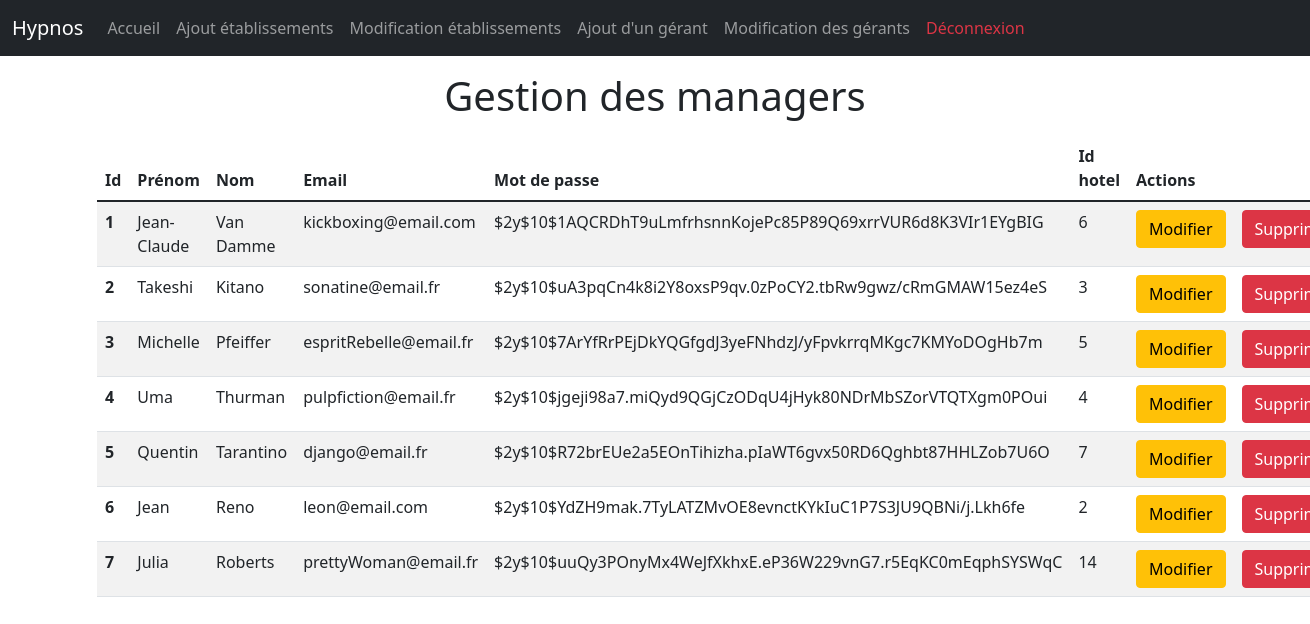
Page /back/gestionManager (signed in) on the committed database.
### tables this page shows
CREATE TABLE manager (
	id	INT NOT NULL PRIMARY KEY AUTO_INCREMENT,
	prenom	VARCHAR(150) NOT NULL ,
	nom	VARCHAR(150) NOT NULL,
	email	VARCHAR(150) NOT NULL,
	password	VARCHAR(150) NOT NULL,
	manager_hotel	INT,
	FOREIGN KEY(manager_hotel) REFERENCES hotels(hotel_id)
);

### models/Model.php (called while the page is built, shortened)
<?php
abstract class Model
{
  private static $pdo;
  protected function getBdd()
  {
    try {
        self::$pdo = new PDO('mysql:host=mysql-hypnoshernandez.alwaysdata.net;dbname=hypnoshernandez_mysql', '266471', 'Maelys030609', array(
        PDO::ATTR_ERRMODE => PDO::ERRMODE_EXCEPTION
      ));
      return self::$pdo;
    } catch (Exception $e) {
      echo "Impossible d'accéder à la base de données : " . $e->getMessage();
      die();
    }
  }
}

### models/front/Api.manager.php (called while the page is built, shortened)
<?php
require_once 'models/Model.php';
class APIManager extends Model
{
  public function getDBManagers(){
    $req ="SELECT * FROM manager";
    $stmt= $this->getBdd()->prepare($req);
    $stmt->execute();
    $managers = $stmt->fetchAll(PDO::FETCH_ASSOC);
    return $managers;
  }
}

### views/gestionManager.view.php (the view, shortened to what this page needs)
<table class="table table-striped">
  <thead>
    <tr>
      <th scope="col">Id</th>
      <th scope="col">Prénom</th>
      <th scope="col">Nom</th>
      <th scope="col">Email</th>
      <th scope="col">Mot de passe</th>
      <th scope="col">Id hotel</th>
      <th scope="col" colspan="2">Actions</th>
    </tr>
  </thead>
  <tbody>
    <?php foreach ($managers as $manager) : ?>
      <?php if(empty($_POST['id']) || $_POST['id'] != $manager['id']) : ?>
      <tr>
        <th scope="row"><?= $manager['id'] ?></th>
        <td><?= $manager["prenom"] ?></td>
        <td><?= $manager["nom"] ?></td>
        <td><?= $manager["email"] ?></td>
        <td><?= $manager["password"] ?></td>
        <td><?= $manager["manager_hotel"] ?></td>
        <td>
        <form method="post" action="" >
          <button class="btn btn-warning" type="submit">Modifier</button>
          </form>
        </td>
        <td>
          <form method="post" action="<?= URL ?>back/deleteManagerDB" >
            <button class="btn btn-danger" type="submit">Supprimer</button>
          </form>
        </td>
      </tr>
      <?php endif; ?>
    <?php endforeach ?>
  </tbody>
</table>
<?php
require "views/common/template.php";

### rows in the picture
manager: id "1", prenom "Jean-Claude", nom "Van Damme", email "kickboxing@email.com", password "$2y$10$1AQCRDhT9uLmfrhsnnKojePc85P89Q69xrrVUR6d8K3VIr1EYgBIG", manager_hotel "6"
manager: id "2", prenom "Takeshi", nom "Kitano", email "sonatine@email.fr", password "$2y$10$uA3pqCn4k8i2Y8oxsP9qv.0zPoCY2.tbRw9gwz/cRmGMAW15ez4eS", manager_hotel "3"
manager: id "3", prenom "Michelle", nom "Pfeiffer", email "espritRebelle@email.fr", password "$2y$10$7ArYfRrPEjDkYQGfgdJ3yeFNhdzJ/yFpvkrrqMKgc7KMYoDOgHb7m", manager_hotel "5"
manager: id "4", prenom "Uma", nom "Thurman", email "pulpfiction@email.fr", password "$2y$10$jgeji98a7.miQyd9QGjCzODqU4jHyk80NDrMbSZorVTQTXgm0POui", manager_hotel "4"
manager: id "5", prenom "Quentin", nom "Tarantino", email "django@email.fr", password "$2y$10$R72brEUe2a5EOnTihizha.pIaWT6gvx50RD6Qghbt87HHLZob7U6O", manager_hotel "7"
manager: id "6", prenom "Jean", nom "Reno", email "leon@email.com", password "$2y$10$YdZH9mak.7TyLATZMvOE8evnctKYkIuC1P7S3JU9QBNi/j.Lkh6fe", manager_hotel "2"
manager: id "7", prenom "Julia", nom "Roberts", email "prettyWoman@email.fr", password "$2y$10$uuQy3POnyMx4WeJfXkhxE.eP36W229vnG7.r5EqKC0mEqphSYSWqC", manager_hotel "14"

### other values in the picture
$titre "Gestion des managers"
